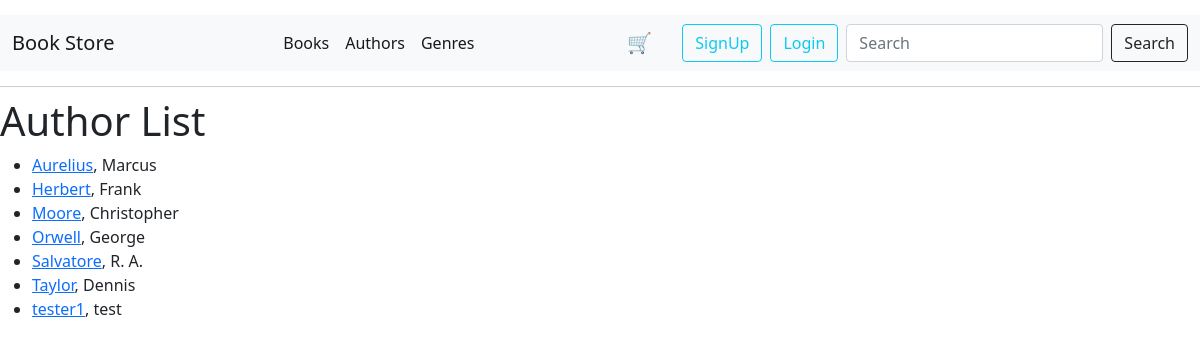
The app's page /authors, older data.
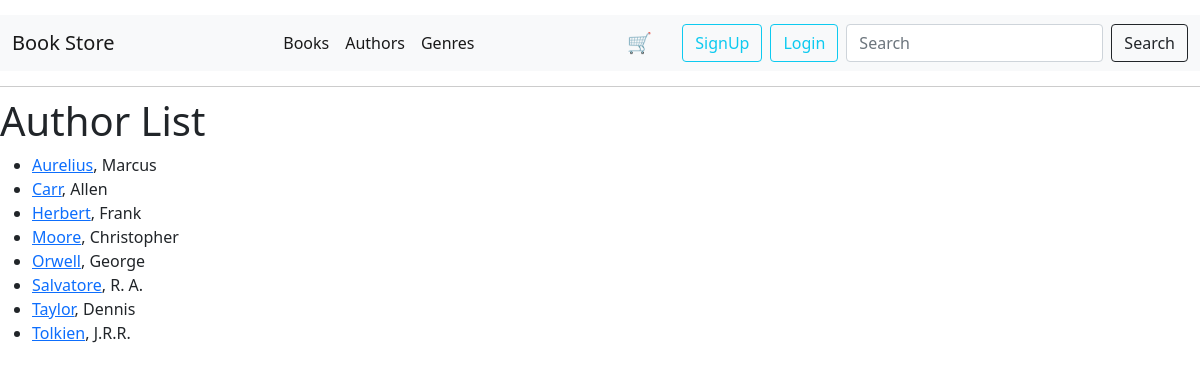
The same page, newer data.
### catalog/models.py (models this page shows, shortened)
class Author(models.Model):
    first_name = models.CharField(max_length=100)
    last_name = models.CharField(max_length=100)
    bio = models.TextField(max_length=1000, blank=True, null=True)
    class Meta:
        ordering = ("last_name", "first_name")
    def get_absolute_url(self):
        return reverse("author-detail", args=[str(self.id)])

### catalog/views.py (the view)
# urls.py: path("authors", views.AuthorListView.as_view(), name="authors"),
class AuthorListView(generic.ListView):
    model = Author
    paginate_by = 10
    def get_queryset(self):
        query = self.request.GET.get("q")
        if query:
            return Author.objects.filter(
                Q(first_name__icontains=query) | Q(last_name__icontains=query)
            )
        return Author.objects.all()

### catalog/templates/catalog/author_list.html
{% extends "base.html" %}
{% block content %}
<h1>Author List</h1>
{% if author_list %}
<ul>
    {% for author in author_list|dictsort:"last_name" %}
    <li>
        <a href="{{ author.get_absolute_url }}">{{ author.last_name }}</a>, {{ author.first_name }}
    </li>
    {% endfor %}
</ul>
{% else %}
<p>There are no authors to display.</p>
{% endif %}
{% endblock %}

Row changes from the older to the newer data that the page shows:
removed Author: last_name "tester1", first_name "test"
added Author: last_name "Carr", first_name "Allen"
added Author: last_name "Tolkien", first_name "J.R.R."
